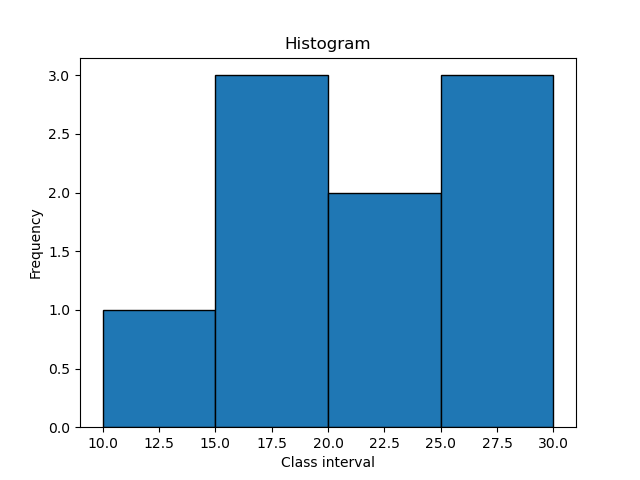

Write the Python code that produced this figure.
import matplotlib.pyplot as plt

data = [12,15,17,19,21,23,25,27,29]

plt.hist(data, bins=[10,15,20,25,30], edgecolor='black')

plt.title("Histogram")
plt.xlabel("Class interval")
plt.ylabel("Frequency")

plt.savefig("2e.png")
